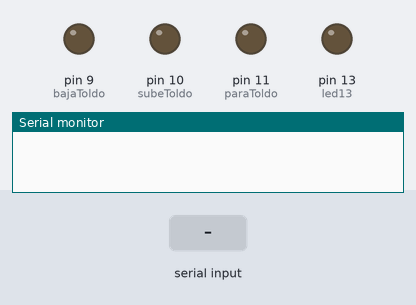
The sketch below on a simulated Arduino Uno, built with avr-gcc and run on an emulated ATmega328P. Parts: output pins drawn as LEDs (lit = HIGH), the last lines printed to the serial monitor. Dashed ring = blinking. Inputs (shaded band) come from the test bench.

Above: at 1.2 s.
1.3 s: "paraToldo\n" received over Serial
At 1.86 s:
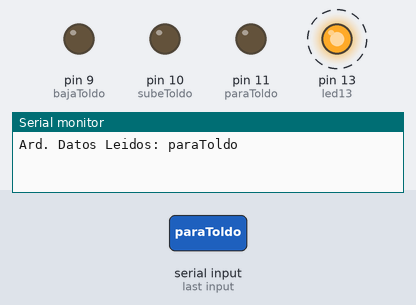
4.3 s: "quitaToldo\n" received over Serial
At 5.5 s:
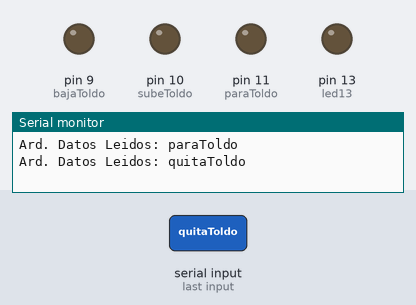
5.8 s: "ponToldo\n" received over Serial
At 6.7 s:
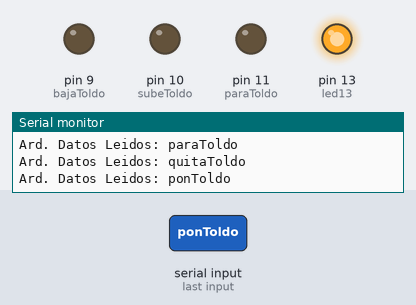
7.3 s: "paraToldo\n" received over Serial
At 9.9 s:
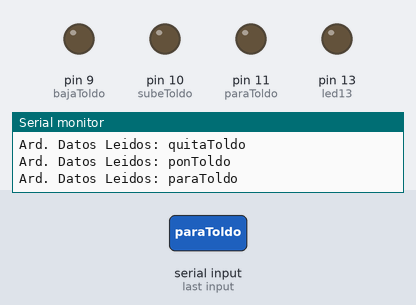
10.3 s: "estadoToldo\n" received over Serial
At 10.8 s:
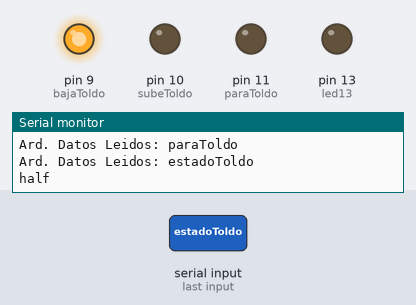
11.8 s: "quitaToldo\n" received over Serial
At 12.5 s:
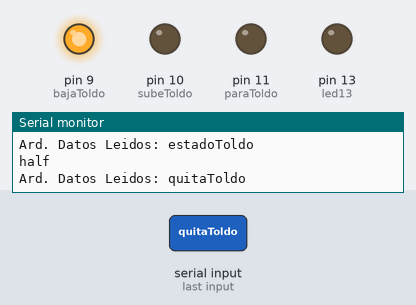
Timing chart, 0 to 14.3 s (numbered marks = the images above; inputs shaded):
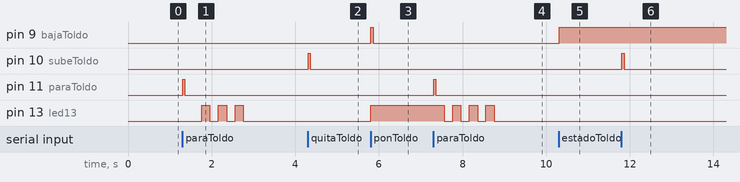

The sketch:

toldo.ino
```cpp
const int led13 = 13;
const int bajaToldo=9;
const int paraToldo=11;
const int subeToldo=10;
String estadoToldo="off";

void setup()
{
  Serial.begin(9600);
  pinMode(led13, OUTPUT);
  pinMode(bajaToldo,OUTPUT);
  pinMode(paraToldo,OUTPUT);
  pinMode(subeToldo,OUTPUT);
  //Quitamos el toldo al empezar para que el estado sea off
  digitalWrite(led13,LOW);
  delay(50);
  digitalWrite(subeToldo,LOW);
}

void loop()
{
  if (Serial.available()>0){
    //leemos la opcion enviada
    String data = Serial.readStringUntil('\n');
    Serial.print("Ard. Datos Leidos: ");
    Serial.println(data);
    //digitalWrite(led13,HIGH);
    if(data=="quitaToldo"){
      digitalWrite(subeToldo,HIGH);
      //Serial.println("Ard. quitaToldo");
      digitalWrite(led13,LOW);
      delay(50);
      digitalWrite(subeToldo,LOW);
      estadoToldo="off";
    }else if(data=="paraToldo"){
      digitalWrite(paraToldo,HIGH);
      //Serial.println("Ard. paraToldo");
      delay(50);
      digitalWrite(paraToldo,LOW);
      delay(200);
      digitalWrite(led13,LOW);
      delay(200);
      digitalWrite(led13,HIGH);
      delay(200);
      digitalWrite(led13,LOW);
      delay(200);
      digitalWrite(led13,HIGH);
      delay(200);
      digitalWrite(led13,LOW);
      delay(200);
      digitalWrite(led13,HIGH);
      delay(200);
      digitalWrite(led13,LOW);
      estadoToldo="half";
    }else if(data=="ponToldo"){
      digitalWrite(bajaToldo,HIGH);
      //Serial.println("Ard. Bajando");
      digitalWrite(led13,HIGH);
      delay(50);
      digitalWrite(bajaToldo,LOW);
      estadoToldo="on";
    }else if(data=="estadoToldo"){
      digitalWrite(bajaToldo,HIGH);
      Serial.println(estadoToldo);
    }
    //digitalWrite(Led13,LOW);
  }
}
```

Measured:
- after the input at 1.3 s, pin 11 (paraToldo): LOW → HIGH at once, → LOW 0.05 s later; pin 13 (led13): alternates HIGH for 0.20 s and LOW for 0.20 s, 6 changes in all, then stays LOW, starting after 0.46 s
- after the input at 4.3 s, pin 10 (subeToldo): LOW → HIGH at once, → LOW 0.05 s later
- after the input at 5.8 s, pin 9 (bajaToldo): LOW → HIGH at once, → LOW 0.05 s later; pin 13 (led13): LOW → HIGH at once
- after the input at 7.3 s, pin 11 (paraToldo): LOW → HIGH at once, → LOW 0.05 s later; pin 13 (led13): alternates HIGH for 0.20 s and LOW for 0.20 s, 7 changes in all, then stays LOW, starting after 0.26 s
- after the input at 10.3 s, pin 9 (bajaToldo): LOW → HIGH at once
- after the input at 11.8 s, pin 10 (subeToldo): LOW → HIGH at once, → LOW 0.05 s later
